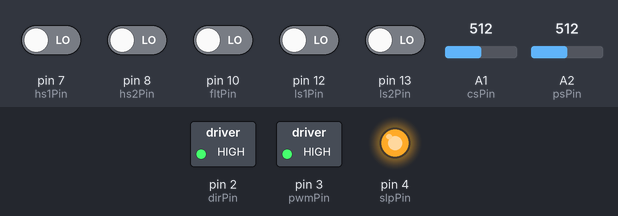
A sketch run on a simulated Arduino Uno, built with avr-gcc and run on an emulated ATmega328P. Parts: switched loads named in the sketch (green lamp = pin HIGH), output pins drawn as LEDs (lit = HIGH). The test bench sets the inputs (shaded band); at power-on: pin 7 (hs1Pin), pin 8 (hs2Pin), pin 10 (fltPin), pin 12 (ls1Pin), pin 13 (ls2Pin) LOW, A1 (csPin) = 512, A2 (psPin) = 512. What the sketch prints to the serial monitor is not drawn.

Above: at 1.2 s.
1.3 s: A1 (csPin) set to 607
4.3 s: A1 (csPin) set to 631
5.8 s: A2 (psPin) set to 108
8.8 s: A2 (psPin) set to 94
Timing chart, 0 to 11.8 s (numbered marks = the images above; inputs shaded):
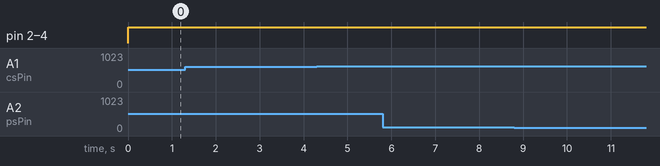

The sketch:

_component_test_code.ino
```cpp
/*
// Component test code
// Pololu G2 High-Power Motor Driver 18v17
// https://www.pololu.com/product/2991
*/
/* Things to add later
 * Serial read so that it can change the setup from the serial command.
 */


/************MOTOR SETUP***********/
// motor on(HIGH)/off(LOW)
#define motorEnable HIGH
// motor mode setup
#define FW 0
#define BW 1
#define BR 2
/***** Motor Driver Truth Table*****
* MODE PWM DIR OUTA OUTB Operation *
* FW=1  H   H   H    L    Forward  *
* BW=0  H   L   L    H    Reverse  *
* BR=2  L   X   L    L    HardBrake*
***********************************/
#define motorMode BW

// motor PWM setup
// Ranging from (0 - 255)
#define motorPWM 255


/******Arudino pin definitions******/
// Pins connected to Pololu Motor Driver
#define dirPin 2 // motor direction output pin
#define pwmPin 3 // pulse width modulation output pin
#define slpPin 4 // sleep mode output pin. default LOW.
                  // Must be set to HIGH to enable the driver
#define fltPin 10 // fault indicator input pin.
                  // This is driven LOW when fault has occurred.
#define csPin A1 // current sense output (analog input pin)
// Pins connected to the motor hall sensors (input pin)
#define hs1Pin 7
#define hs2Pin 8
// Pins connected to the limit switches (input pin)
#define ls1Pin 12
#define ls2Pin 13
// Pins connected to the pressure sensor (analog input pin)
#define psPin A2

void setup()
{
  Serial.begin(9600);
  // setup digital pin modes
  pinMode(dirPin, OUTPUT);
  pinMode(slpPin, OUTPUT);
  pinMode(fltPin, INPUT);
  pinMode(hs1Pin, INPUT);
  pinMode(hs2Pin, INPUT);
  pinMode(ls1Pin, INPUT);
  pinMode(ls2Pin, INPUT);
  pinMode(csPin, INPUT);
  pinMode(psPin, INPUT);
}

/**********MAIN FUNCTION**********/
void loop()
{
  motorDriver();
  readSensor();
}

/********FUNCTIONS********/

/***************MOTOR DRIVER****************/
void motorDriver(){
  // Check if the motor enable is assingned properly
  if (motorEnable == HIGH || motorEnable == LOW){

    // Check if the motor mode is assigned correctly
    if (motorMode == FW || motorMode == BW){

      // Check if the pwm value is within a correct range
      if (motorPWM >= 0 || motorPWM <= 255){
        digitalWrite(dirPin, motorMode); // assign the mode of the motor
        digitalWrite(slpPin, motorEnable); // assign the slp pin of the driver
        analogWrite(pwmPin, motorPWM); // assign the pwm value of the motor
        Serial.print("MODE:");
        Serial.print(motorMode); // motor mode
        Serial.print("\t");
        Serial.print("PWM:");
        Serial.print(motorPWM); // motor PWM
        Serial.print("\t");
      }

      else {
        digitalWrite(slpPin, LOW); // turn off the motor driver
        Serial.println("Error: motor pwm value not assingned in a correct range");
      }
    }
    else if(motorMode == BR){
      analogWrite(pwmPin, LOW); // assign LOW to pwmPin to break
      Serial.print("MODE:2\t"); // motor mode (BR = 2)
      Serial.print("PWM:0\t"); // motor mode (LOW = 0)
    }

    else {
      digitalWrite(slpPin, LOW); // turn off the motor driver
      Serial.println("Error: motor mode not assigned correctly.");
    }
  }

  else {
    digitalWrite(slpPin, LOW); // turn off the motor driver
    Serial.println("Error: motor driver not enabled correctly");
  }
}

/**********READING SENSOR INPUTS**************/
void readSensor() {
  // Read the input values
  Serial.print("FLT:");
  Serial.print(digitalRead(fltPin)); // FLT pin readings
  Serial.print("\t");
  Serial.print("HS1:");
  Serial.print(digitalRead(hs1Pin)); // hall sensor 1 readings
  Serial.print("\t");
  Serial.print("HS2:");
  Serial.print(digitalRead(hs2Pin)); // hall sensor 2 readings
  Serial.print("\t");
  Serial.print("LS1:");
  Serial.print(digitalRead(ls1Pin)); // limit switch 1 readings
  Serial.print("\t");
  Serial.print("LS2:");
  Serial.print(digitalRead(ls2Pin)); // limit switch 2 readings
  Serial.print("\t");
  Serial.print("PS:");
  Serial.print(analogRead(psPin)); // pressure sensor readings
  Serial.print("\t");
  Serial.print("CS:");
  Serial.print(currentSensor(analogRead(csPin))); // current sensor readings
  Serial.print("[A]");
  Serial.print("\n");
}

/****CURRENT SENSOR CONVERSION*****/
double currentSensor(int cs){
  double i;
  i = (cs * 5 / 1024 -0.05)/ 0.02; //A
  return i;
}
```

Measured:
- after the input at 1.3 s, every drawn part: stays the same
- after the input at 4.3 s, every drawn part: stays the same
- after the input at 5.8 s, every drawn part: stays the same
- after the input at 8.8 s, every drawn part: stays the same
